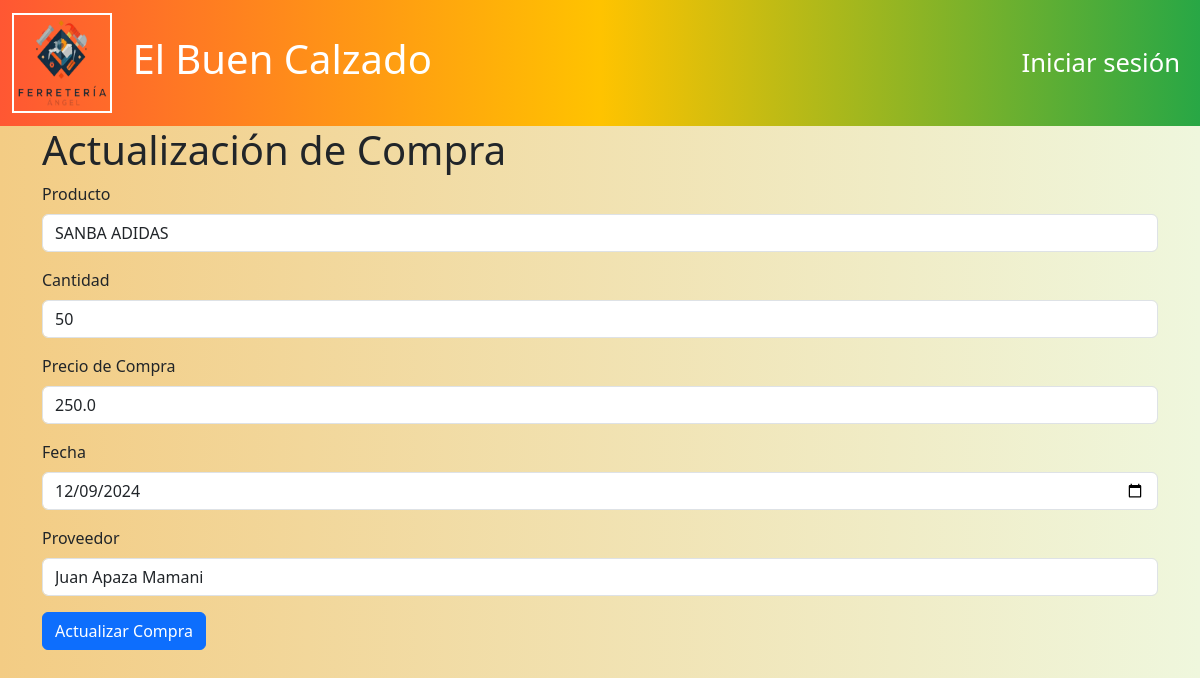
The app's page /compras/edit/1 with its own data.
### models/compra_model.py (models this page shows, shortened)
class Compra(db.Model):
    __tablename__ = "compras"
    id = db.Column(db.Integer, primary_key=True)
    producto_id = db.Column(db.Integer, db.ForeignKey('productos.id'), nullable=False)
    cantidad = db.Column(db.Integer, nullable=False)
    precio_compra = db.Column(db.Float, nullable=False)
    fecha = db.Column(db.Date, nullable=False)
    proveedor = db.Column(db.String(100), nullable=False)
    producto = db.relationship('Producto', back_populates='compras')
    @staticmethod
    def get_by_id(id):
        return Compra.query.get(id)

### models/producto_model.py (models this page shows, shortened)
class Producto(db.Model):
    __tablename__ = "productos"
    id = db.Column(db.Integer, primary_key=True)
    nombre = db.Column(db.String(100), nullable=False)
    descripcion = db.Column(db.String(120), nullable=False)
    precio = db.Column(db.Float(11, 2), nullable=False)
    stock = db.Column(db.Integer, nullable=False)
    ventas = db.relationship('Venta', back_populates='producto')
    compras = db.relationship('Compra', back_populates='producto')
    facturas = db.relationship('Factura', back_populates='producto')

### controllers/compra_controller.py (the view, shortened to what this page needs)
@compra_bp.route("/edit/<int:id>", methods=['GET', 'POST'])
def edit(id):
    compra = Compra.get_by_id(id)
    if not compra:
        flash("Compra no encontrada.", "error")
        return redirect(url_for('compra.index'))
    productos = Producto.query.all()
    return compra_view.edit(compra, productos)

### run.py (called while the page is built)
@app.context_processor
def inject_active_path():
    def is_active(path):
        return 'active' if request.path == path else ''
    return(dict(is_active =  is_active))

### views/compra_view.py (called while the page is built)
def edit(compra, productos):
    return render_template('compras/edit.html', compra=compra, productos=productos)

### templates/compras/edit.html (shortened to what this page needs)
{% extends 'base.html' %}
{% block content %}
<h1>Actualización de Compra</h1>
<form action="{{ url_for('compra.edit', id=compra.id) }}" method="POST">
    <div class="mb-3">
        <label for="producto_id" class="form-label">Producto</label>
        <select name="producto_id" class="form-control" required>
            {% for producto in productos %}
            <option value="{{ producto.id }}" {% if producto.id == compra.producto_id %}selected{% endif %}>
                {{ producto.nombre }}
            </option>
            {% endfor %}
        </select>
    </div>
    <div class="mb-3">
        <label for="cantidad" class="form-label">Cantidad</label>
        <input type="number" class="form-control" name="cantidad" value="{{ compra.cantidad }}" min="1" required>
    </div>
    <div class="mb-3">
        <label for="precio_compra" class="form-label">Precio de Compra</label>
        <input type="number" step="0.01" class="form-control" name="precio_compra" value="{{ compra.precio_compra }}" required>
    </div>
    <div class="mb-3">
        <label for="fecha" class="form-label">Fecha</label>
        <input type="date" class="form-control" name="fecha" value="{{ compra.fecha }}" required>
    </div>
    <div class="mb-3">
        <label for="proveedor" class="form-label">Proveedor</label>
        <input type="text" class="form-control" name="proveedor" value="{{ compra.proveedor }}" required>
    </div>
    <button type="submit" class="btn btn-primary">Actualizar Compra</button>
</form>
{% endblock %}

### templates/base.html (style rules this page uses)
body { background: linear-gradient(to right, #f3cc84, #eff7dd); min-height: 100vh; }

### records on screen
Compra: producto_id "SANBA ADIDAS", cantidad "50", precio_compra "250.0", fecha "12/09/2024", proveedor "Juan Apaza Mamani"
